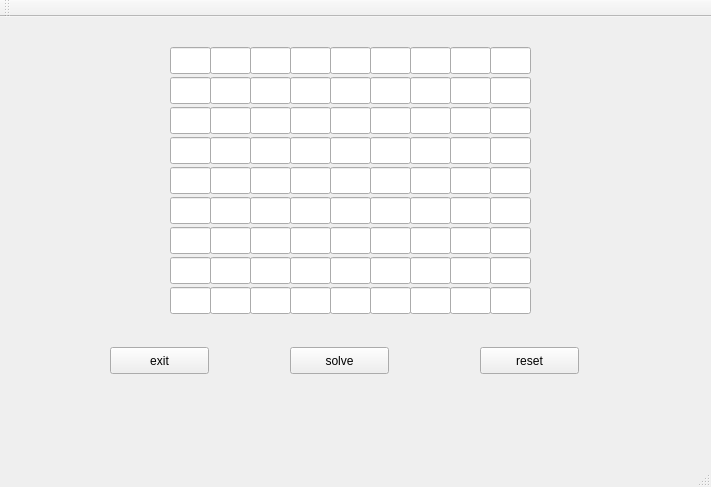
<?xml version="1.0" encoding="UTF-8"?>
<ui version="4.0">
 <class>MainWindow</class>
 <widget class="QMainWindow" name="MainWindow">
  <property name="geometry">
   <rect>
    <x>0</x>
    <y>0</y>
    <width>711</width>
    <height>487</height>
   </rect>
  </property>
  <property name="windowTitle">
   <string>MainWindow</string>
  </property>
  <widget class="QWidget" name="centralWidget">
   <widget class="QLineEdit" name="lineEdit_1">
    <property name="geometry">
     <rect>
      <x>170</x>
      <y>30</y>
      <width>41</width>
      <height>27</height>
     </rect>
    </property>
   </widget>
   <widget class="QLineEdit" name="lineEdit_2">
    <property name="geometry">
     <rect>
      <x>210</x>
      <y>30</y>
      <width>41</width>
      <height>27</height>
     </rect>
    </property>
   </widget>
   <widget class="QLineEdit" name="lineEdit_3">
    <property name="geometry">
     <rect>
      <x>250</x>
      <y>30</y>
      <width>41</width>
      <height>27</height>
     </rect>
    </property>
   </widget>
   <widget class="QLineEdit" name="lineEdit_4">
    <property name="geometry">
     <rect>
      <x>290</x>
      <y>30</y>
      <width>41</width>
      <height>27</height>
     </rect>
    </property>
   </widget>
   <widget class="QLineEdit" name="lineEdit_5">
    <property name="geometry">
     <rect>
      <x>330</x>
      <y>30</y>
      <width>41</width>
      <height>27</height>
     </rect>
    </property>
   </widget>
   <widget class="QLineEdit" name="lineEdit_6">
    <property name="geometry">
     <rect>
      <x>370</x>
      <y>30</y>
      <width>41</width>
      <height>27</height>
     </rect>
    </property>
   </widget>
   <widget class="QLineEdit" name="lineEdit_7">
    <property name="geometry">
     <rect>
      <x>410</x>
      <y>30</y>
      <width>41</width>
      <height>27</height>
     </rect>
    </property>
   </widget>
   <widget class="QLineEdit" name="lineEdit_8">
    <property name="geometry">
     <rect>
      <x>450</x>
      <y>30</y>
      <width>41</width>
      <height>27</height>
     </rect>
    </property>
   </widget>
   <widget class="QLineEdit" name="lineEdit_9">
    <property name="geometry">
     <rect>
      <x>490</x>
      <y>30</y>
      <width>41</width>
      <height>27</height>
     </rect>
    </property>
   </widget>
   <widget class="QLineEdit" name="lineEdit_10">
    <property name="geometry">
     <rect>
      <x>170</x>
      <y>60</y>
      <width>41</width>
      <height>27</height>
     </rect>
    </property>
   </widget>
   <widget class="QLineEdit" name="lineEdit_11">
    <property name="geometry">
     <rect>
      <x>210</x>
      <y>60</y>
      <width>41</width>
      <height>27</height>
     </rect>
    </property>
   </widget>
   <widget class="QLineEdit" name="lineEdit_12">
    <property name="geometry">
     <rect>
      <x>250</x>
      <y>60</y>
      <width>41</width>
      <height>27</height>
     </rect>
    </property>
   </widget>
   <widget class="QLineEdit" name="lineEdit_13">
    <property name="geometry">
     <rect>
      <x>290</x>
      <y>60</y>
      <width>41</width>
      <height>27</height>
     </rect>
    </property>
   </widget>
   <widget class="QLineEdit" name="lineEdit_14">
    <property name="geometry">
     <rect>
      <x>330</x>
      <y>60</y>
      <width>41</width>
      <height>27</height>
     </rect>
    </property>
   </widget>
   <widget class="QLineEdit" name="lineEdit_15">
    <property name="geometry">
     <rect>
      <x>370</x>
      <y>60</y>
      <width>41</width>
      <height>27</height>
     </rect>
    </property>
   </widget>
   <widget class="QLineEdit" name="lineEdit_16">
    <property name="geometry">
     <rect>
      <x>410</x>
      <y>60</y>
      <width>41</width>
      <height>27</height>
     </rect>
    </property>
   </widget>
   <widget class="QLineEdit" name="lineEdit_17">
    <property name="geometry">
     <rect>
      <x>450</x>
      <y>60</y>
      <width>41</width>
      <height>27</height>
     </rect>
    </property>
   </widget>
   <widget class="QLineEdit" name="lineEdit_18">
    <property name="geometry">
     <rect>
      <x>490</x>
      <y>60</y>
      <width>41</width>
      <height>27</height>
     </rect>
    </property>
   </widget>
   <widget class="QLineEdit" name="lineEdit_19">
    <property name="geometry">
     <rect>
      <x>170</x>
      <y>90</y>
      <width>41</width>
      <height>27</height>
     </rect>
    </property>
   </widget>
   <widget class="QLineEdit" name="lineEdit_20">
    <property name="geometry">
     <rect>
      <x>210</x>
      <y>90</y>
      <width>41</width>
      <height>27</height>
     </rect>
    </property>
   </widget>
   <widget class="QLineEdit" name="lineEdit_21">
    <property name="geometry">
     <rect>
      <x>250</x>
      <y>90</y>
      <width>41</width>
      <height>27</height>
     </rect>
    </property>
   </widget>
   <widget class="QLineEdit" name="lineEdit_22">
    <property name="geometry">
     <rect>
      <x>290</x>
      <y>90</y>
      <width>41</width>
      <height>27</height>
     </rect>
    </property>
   </widget>
   <widget class="QLineEdit" name="lineEdit_23">
    <property name="geometry">
     <rect>
      <x>330</x>
      <y>90</y>
      <width>41</width>
      <height>27</height>
     </rect>
    </property>
   </widget>
   <widget class="QLineEdit" name="lineEdit_24">
    <property name="geometry">
     <rect>
      <x>370</x>
      <y>90</y>
      <width>41</width>
      <height>27</height>
     </rect>
    </property>
   </widget>
   <widget class="QLineEdit" name="lineEdit_25">
    <property name="geometry">
     <rect>
      <x>410</x>
      <y>90</y>
      <width>41</width>
      <height>27</height>
     </rect>
    </property>
   </widget>
   <widget class="QLineEdit" name="lineEdit_26">
    <property name="geometry">
     <rect>
      <x>450</x>
      <y>90</y>
      <width>41</width>
      <height>27</height>
     </rect>
    </property>
   </widget>
   <widget class="QLineEdit" name="lineEdit_27">
    <property name="geometry">
     <rect>
      <x>490</x>
      <y>90</y>
      <width>41</width>
      <height>27</height>
     </rect>
    </property>
   </widget>
   <widget class="QLineEdit" name="lineEdit_28">
    <property name="geometry">
     <rect>
      <x>170</x>
      <y>120</y>
      <width>41</width>
      <height>27</height>
     </rect>
    </property>
   </widget>
   <widget class="QLineEdit" name="lineEdit_29">
    <property name="geometry">
     <rect>
      <x>210</x>
      <y>120</y>
      <width>41</width>
      <height>27</height>
     </rect>
    </property>
   </widget>
   <widget class="QLineEdit" name="lineEdit_30">
    <property name="geometry">
     <rect>
      <x>250</x>
      <y>120</y>
      <width>41</width>
      <height>27</height>
     </rect>
    </property>
   </widget>
   <widget class="QLineEdit" name="lineEdit_31">
    <property name="geometry">
     <rect>
      <x>290</x>
      <y>120</y>
      <width>41</width>
      <height>27</height>
     </rect>
    </property>
   </widget>
   <widget class="QLineEdit" name="lineEdit_32">
    <property name="geometry">
     <rect>
      <x>330</x>
      <y>120</y>
      <width>41</width>
      <height>27</height>
     </rect>
    </property>
   </widget>
   <widget class="QLineEdit" name="lineEdit_33">
    <property name="geometry">
     <rect>
      <x>370</x>
      <y>120</y>
      <width>41</width>
      <height>27</height>
     </rect>
    </property>
   </widget>
   <widget class="QLineEdit" name="lineEdit_34">
    <property name="geometry">
     <rect>
      <x>410</x>
      <y>120</y>
      <width>41</width>
      <height>27</height>
     </rect>
    </property>
   </widget>
   <widget class="QLineEdit" name="lineEdit_35">
    <property name="geometry">
     <rect>
      <x>450</x>
      <y>120</y>
      <width>41</width>
      <height>27</height>
     </rect>
    </property>
   </widget>
   <widget class="QLineEdit" name="lineEdit_36">
    <property name="geometry">
     <rect>
      <x>490</x>
      <y>120</y>
      <width>41</width>
      <height>27</height>
     </rect>
    </property>
   </widget>
   <widget class="QLineEdit" name="lineEdit_37">
    <property name="geometry">
     <rect>
      <x>170</x>
      <y>150</y>
      <width>41</width>
      <height>27</height>
     </rect>
    </property>
   </widget>
   <widget class="QLineEdit" name="lineEdit_38">
    <property name="geometry">
     <rect>
      <x>210</x>
      <y>150</y>
      <width>41</width>
      <height>27</height>
     </rect>
    </property>
   </widget>
   <widget class="QLineEdit" name="lineEdit_39">
    <property name="geometry">
     <rect>
      <x>250</x>
      <y>150</y>
      <width>41</width>
      <height>27</height>
     </rect>
    </property>
   </widget>
   <widget class="QLineEdit" name="lineEdit_40">
    <property name="geometry">
     <rect>
      <x>290</x>
      <y>150</y>
      <width>41</width>
      <height>27</height>
     </rect>
    </property>
   </widget>
   <widget class="QLineEdit" name="lineEdit_41">
    <property name="geometry">
     <rect>
      <x>330</x>
      <y>150</y>
      <width>41</width>
      <height>27</height>
     </rect>
    </property>
   </widget>
   <widget class="QLineEdit" name="lineEdit_42">
    <property name="geometry">
     <rect>
      <x>370</x>
      <y>150</y>
      <width>41</width>
      <height>27</height>
     </rect>
    </property>
   </widget>
   <widget class="QLineEdit" name="lineEdit_43">
    <property name="geometry">
     <rect>
      <x>410</x>
      <y>150</y>
      <width>41</width>
      <height>27</height>
     </rect>
    </property>
   </widget>
   <widget class="QLineEdit" name="lineEdit_44">
    <property name="geometry">
     <rect>
      <x>450</x>
      <y>150</y>
      <width>41</width>
      <height>27</height>
     </rect>
    </property>
   </widget>
   <widget class="QLineEdit" name="lineEdit_45">
    <property name="geometry">
     <rect>
      <x>490</x>
      <y>150</y>
      <width>41</width>
      <height>27</height>
     </rect>
    </property>
   </widget>
   <widget class="QLineEdit" name="lineEdit_46">
    <property name="geometry">
     <rect>
      <x>170</x>
      <y>180</y>
      <width>41</width>
      <height>27</height>
     </rect>
    </property>
   </widget>
   <widget class="QLineEdit" name="lineEdit_47">
    <property name="geometry">
     <rect>
      <x>210</x>
      <y>180</y>
      <width>41</width>
      <height>27</height>
     </rect>
    </property>
   </widget>
   <widget class="QLineEdit" name="lineEdit_48">
    <property name="geometry">
     <rect>
      <x>250</x>
      <y>180</y>
      <width>41</width>
      <height>27</height>
     </rect>
    </property>
   </widget>
   <widget class="QLineEdit" name="lineEdit_49">
    <property name="geometry">
     <rect>
      <x>290</x>
      <y>180</y>
      <width>41</width>
      <height>27</height>
     </rect>
    </property>
   </widget>
   <widget class="QLineEdit" name="lineEdit_50">
    <property name="geometry">
     <rect>
      <x>330</x>
      <y>180</y>
      <width>41</width>
      <height>27</height>
     </rect>
    </property>
   </widget>
   <widget class="QLineEdit" name="lineEdit_51">
    <property name="geometry">
     <rect>
      <x>370</x>
      <y>180</y>
      <width>41</width>
      <height>27</height>
     </rect>
    </property>
   </widget>
   <widget class="QLineEdit" name="lineEdit_52">
    <property name="geometry">
     <rect>
      <x>410</x>
      <y>180</y>
      <width>41</width>
      <height>27</height>
     </rect>
    </property>
   </widget>
   <widget class="QLineEdit" name="lineEdit_53">
    <property name="geometry">
     <rect>
      <x>450</x>
      <y>180</y>
      <width>41</width>
      <height>27</height>
     </rect>
    </property>
   </widget>
   <widget class="QLineEdit" name="lineEdit_54">
    <property name="geometry">
     <rect>
      <x>490</x>
      <y>180</y>
      <width>41</width>
      <height>27</height>
     </rect>
    </property>
   </widget>
   <widget class="QLineEdit" name="lineEdit_55">
    <property name="geometry">
     <rect>
      <x>170</x>
      <y>210</y>
      <width>41</width>
      <height>27</height>
     </rect>
    </property>
   </widget>
   <widget class="QLineEdit" name="lineEdit_56">
    <property name="geometry">
     <rect>
      <x>210</x>
      <y>210</y>
      <width>41</width>
      <height>27</height>
     </rect>
    </property>
   </widget>
   <widget class="QLineEdit" name="lineEdit_57">
    <property name="geometry">
     <rect>
      <x>250</x>
      <y>210</y>
      <width>41</width>
      <height>27</height>
     </rect>
    </property>
   </widget>
   <widget class="QLineEdit" name="lineEdit_58">
    <property name="geometry">
     <rect>
      <x>290</x>
      <y>210</y>
      <width>41</width>
      <height>27</height>
     </rect>
    </property>
   </widget>
   <widget class="QLineEdit" name="lineEdit_59">
    <property name="geometry">
     <rect>
      <x>330</x>
      <y>210</y>
      <width>41</width>
      <height>27</height>
     </rect>
    </property>
   </widget>
   <widget class="QLineEdit" name="lineEdit_60">
    <property name="geometry">
     <rect>
      <x>370</x>
      <y>210</y>
      <width>41</width>
      <height>27</height>
     </rect>
    </property>
   </widget>
   <widget class="QLineEdit" name="lineEdit_61">
    <property name="geometry">
     <rect>
      <x>410</x>
      <y>210</y>
      <width>41</width>
      <height>27</height>
     </rect>
    </property>
   </widget>
   <widget class="QLineEdit" name="lineEdit_62">
    <property name="geometry">
     <rect>
      <x>450</x>
      <y>210</y>
      <width>41</width>
      <height>27</height>
     </rect>
    </property>
   </widget>
   <widget class="QLineEdit" name="lineEdit_63">
    <property name="geometry">
     <rect>
      <x>490</x>
      <y>210</y>
      <width>41</width>
      <height>27</height>
     </rect>
    </property>
   </widget>
   <widget class="QLineEdit" name="lineEdit_64">
    <property name="geometry">
     <rect>
      <x>170</x>
      <y>240</y>
      <width>41</width>
      <height>27</height>
     </rect>
    </property>
   </widget>
   <widget class="QLineEdit" name="lineEdit_65">
    <property name="geometry">
     <rect>
      <x>210</x>
      <y>240</y>
      <width>41</width>
      <height>27</height>
     </rect>
    </property>
   </widget>
   <widget class="QLineEdit" name="lineEdit_66">
    <property name="geometry">
     <rect>
      <x>250</x>
      <y>240</y>
      <width>41</width>
      <height>27</height>
     </rect>
    </property>
   </widget>
   <widget class="QLineEdit" name="lineEdit_67">
    <property name="geometry">
     <rect>
      <x>290</x>
      <y>240</y>
      <width>41</width>
      <height>27</height>
     </rect>
    </property>
   </widget>
   <widget class="QLineEdit" name="lineEdit_68">
    <property name="geometry">
     <rect>
      <x>330</x>
      <y>240</y>
      <width>41</width>
      <height>27</height>
     </rect>
    </property>
   </widget>
   <widget class="QLineEdit" name="lineEdit_69">
    <property name="geometry">
     <rect>
      <x>370</x>
      <y>240</y>
      <width>41</width>
      <height>27</height>
     </rect>
    </property>
   </widget>
   <widget class="QLineEdit" name="lineEdit_70">
    <property name="geometry">
     <rect>
      <x>410</x>
      <y>240</y>
      <width>41</width>
      <height>27</height>
     </rect>
    </property>
   </widget>
   <widget class="QLineEdit" name="lineEdit_71">
    <property name="geometry">
     <rect>
      <x>450</x>
      <y>240</y>
      <width>41</width>
      <height>27</height>
     </rect>
    </property>
   </widget>
   <widget class="QLineEdit" name="lineEdit_72">
    <property name="geometry">
     <rect>
      <x>490</x>
      <y>240</y>
      <width>41</width>
      <height>27</height>
     </rect>
    </property>
   </widget>
   <widget class="QLineEdit" name="lineEdit_73">
    <property name="geometry">
     <rect>
      <x>170</x>
      <y>270</y>
      <width>41</width>
      <height>27</height>
     </rect>
    </property>
   </widget>
   <widget class="QLineEdit" name="lineEdit_74">
    <property name="geometry">
     <rect>
      <x>210</x>
      <y>270</y>
      <width>41</width>
      <height>27</height>
     </rect>
    </property>
   </widget>
   <widget class="QLineEdit" name="lineEdit_75">
    <property name="geometry">
     <rect>
      <x>250</x>
      <y>270</y>
      <width>41</width>
      <height>27</height>
     </rect>
    </property>
   </widget>
   <widget class="QLineEdit" name="lineEdit_76">
    <property name="geometry">
     <rect>
      <x>290</x>
      <y>270</y>
      <width>41</width>
      <height>27</height>
     </rect>
    </property>
   </widget>
   <widget class="QLineEdit" name="lineEdit_77">
    <property name="geometry">
     <rect>
      <x>330</x>
      <y>270</y>
      <width>41</width>
      <height>27</height>
     </rect>
    </property>
   </widget>
   <widget class="QLineEdit" name="lineEdit_78">
    <property name="geometry">
     <rect>
      <x>370</x>
      <y>270</y>
      <width>41</width>
      <height>27</height>
     </rect>
    </property>
   </widget>
   <widget class="QLineEdit" name="lineEdit_79">
    <property name="geometry">
     <rect>
      <x>410</x>
      <y>270</y>
      <width>41</width>
      <height>27</height>
     </rect>
    </property>
   </widget>
   <widget class="QLineEdit" name="lineEdit_80">
    <property name="geometry">
     <rect>
      <x>450</x>
      <y>270</y>
      <width>41</width>
      <height>27</height>
     </rect>
    </property>
   </widget>
   <widget class="QLineEdit" name="lineEdit_81">
    <property name="geometry">
     <rect>
      <x>490</x>
      <y>270</y>
      <width>41</width>
      <height>27</height>
     </rect>
    </property>
   </widget>
   <widget class="QPushButton" name="exit">
    <property name="geometry">
     <rect>
      <x>110</x>
      <y>330</y>
      <width>99</width>
      <height>27</height>
     </rect>
    </property>
    <property name="text">
     <string>exit</string>
    </property>
   </widget>
   <widget class="QPushButton" name="solve">
    <property name="geometry">
     <rect>
      <x>290</x>
      <y>330</y>
      <width>99</width>
      <height>27</height>
     </rect>
    </property>
    <property name="text">
     <string>solve</string>
    </property>
   </widget>
   <widget class="QPushButton" name="reset">
    <property name="geometry">
     <rect>
      <x>480</x>
      <y>330</y>
      <width>99</width>
      <height>27</height>
     </rect>
    </property>
    <property name="text">
     <string>reset</string>
    </property>
   </widget>
  </widget>
  <widget class="QMenuBar" name="menuBar">
   <property name="geometry">
    <rect>
     <x>0</x>
     <y>0</y>
     <width>711</width>
     <height>25</height>
    </rect>
   </property>
  </widget>
  <widget class="QToolBar" name="mainToolBar">
   <attribute name="toolBarArea">
    <enum>TopToolBarArea</enum>
   </attribute>
   <attribute name="toolBarBreak">
    <bool>false</bool>
   </attribute>
  </widget>
  <widget class="QStatusBar" name="statusBar"/>
 </widget>
 <layoutdefault spacing="6" margin="11"/>
 <resources/>
 <connections/>
</ui>
